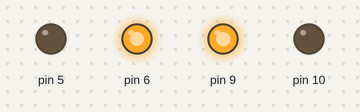
This sketch was run on a simulated Arduino Uno, built with avr-gcc and run on an emulated ATmega328P. Shown: output pins drawn as LEDs (lit = HIGH).

Above: at 0.05 s.
At 1.6 s:
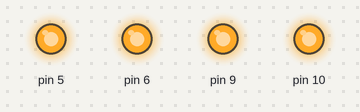
Timing chart, 0 to 3.0 s (numbered marks = the images above):
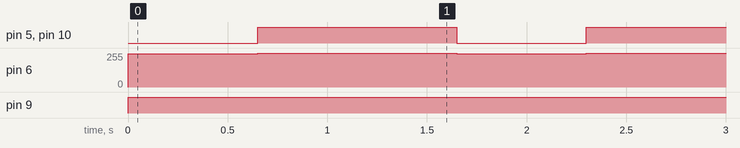

Measured:
- by itself, pin 5, pin 10: alternates HIGH for 1.0 s and LOW for 0.65 s
- by itself, pin 6: alternates 255/255 for 1.0 s and 251/255 for 0.65 s
- by itself, pin 9: LOW → HIGH at 0.00 s

The sketch:

sketch_sep02b.ino
```cpp
void setup() {
  // put your setup code here, to run once:
pinMode(10,OUTPUT);
pinMode(9,OUTPUT);
pinMode(5,OUTPUT);
pinMode(6,OUTPUT);
}

void loop() {
  // put your main code here, to run repeatedly:
analogWrite(10,0);
analogWrite(5,0);
analogWrite(6,251);
analogWrite(9,255);//Forward
delay(650);
analogWrite(10,255);
analogWrite(5,255);
analogWrite(6,255);
analogWrite(9,255);
delay(1000);
}
```
